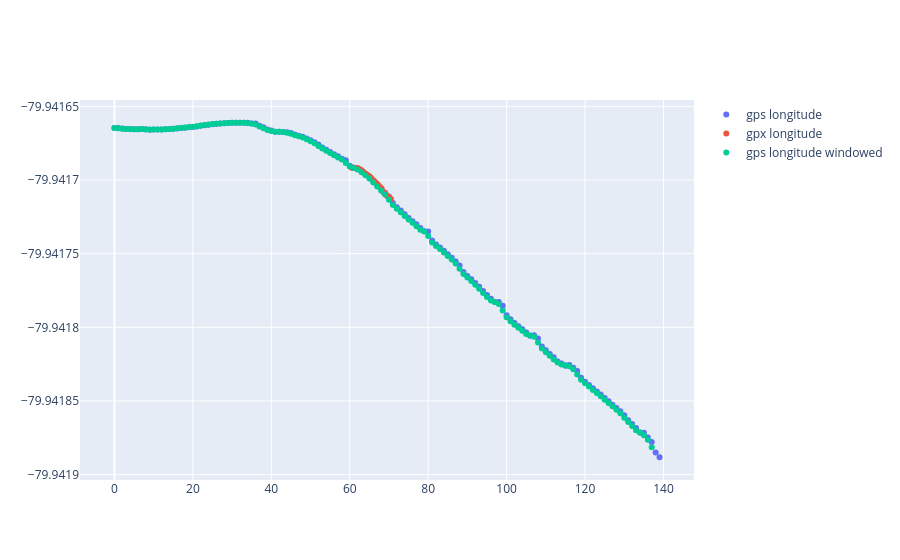

The notebook cell saved with this chart:
### Code cell
gps_slice = list(gps.position_long)
# gps_window_averge_size = 2
# gps_windowed = [sum(gps_slice[i:i+gps_window_averge_size])/gps_window_averge_size for i in range(len(gps_slice)-gps_window_averge_size)]
fig = go.Figure()
fig.add_trace(go.Scatter(x=list(range(len(gps_slice))), y=gps_slice, mode='markers', name='gps longitude'))
fig.add_trace(go.Scatter(x=[x/3 + 60.5 for x in range(len(lon))], y=lon, mode='markers', name='gpx longitude'))
fig.add_trace(go.Scatter(x=list(range(len(gps_windowed))), y=gps_windowed, mode='markers', name='gps longitude windowed'))
fig.show()

### Figure 1 — Plotly figure (JSON) as saved in the notebook; plotly's stock layout.template omitted (floating-point values rounded to 4 significant figures; data arrays with more than 128 entries replaced by an {"elided": "..."} marker saying what was removed)
{"data": [{"mode": "markers", "name": "gps longitude", "type": "scatter", "x": {"elided": "140 int values"}, "y": {"elided": "140 float values"}}, {"mode": "markers", "name": "gpx longitude", "type": "scatter", "x": [60.5, 60.83, 61.17, 61.5, 61.83, 62.17, 62.5, 62.83, 63.17, 63.5, 63.83, 64.17, 64.5, 64.83, 65.17, 65.5, 65.83, 66.17, 66.5, 66.83, 67.17, 67.5, 67.83, 68.17, 68.5, 68.83, 69.17, 69.5, 69.83, 70.17, 70.5], "y": [-79.94, -79.94, -79.94, -79.94, -79.94, -79.94, -79.94, -79.94, -79.94, -79.94, -79.94, -79.94, -79.94, -79.94, -79.94, -79.94, -79.94, -79.94, -79.94, -79.94, -79.94, -79.94, -79.94, -79.94, -79.94, -79.94, -79.94, -79.94, -79.94, -79.94, -79.94]}, {"mode": "markers", "name": "gps longitude windowed", "type": "scatter", "x": {"elided": "138 int values"}, "y": {"elided": "138 float values"}}], "layout": {}}
